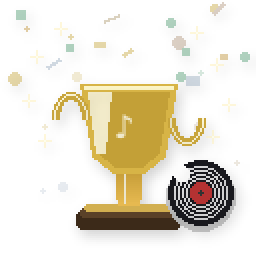
#> input picture Aurik910/resources/completion_success.png, 128 x 128 px (shown 2 times larger)
$ python -i generate_carrier_icons.py   (imports and definitions only)
#> lines starting #> are read from the running program, lines starting #| are printed output that depends on the picture
#> further down, picture is the input picture: PIL image 128x128 RGBA; mean R, G, B, A 40.3, 34.5, 18.6, 56.6
"""
Generates premium 128×128 px photorealistic carrier-medium icons for Aurik 9.
Output: Aurik910/resources/carrier_icons/<medium>.png

Design: Photorealistic 3D look with material gradients, specular highlights,
grooves, shadows — Premium-quality matching iZotope RX / WaveLab aesthetics.
"""

from __future__ import annotations

import colorsys
import math
from pathlib import Path

from PIL import Image, ImageDraw, ImageFilter, ImageFont

OUT = Path(__file__).parent.parent / "Aurik910" / "resources" / "carrier_icons"
# [1 line not run here, left out]

SIZE = 128
HALF = SIZE // 2


def _new() -> tuple[Image.Image, ImageDraw.ImageDraw]:
    img = Image.new("RGBA", (SIZE, SIZE), (0, 0, 0, 0))
    return img, ImageDraw.Draw(img)


# [4 lines left out: function _save, not called in this run]


def _rounded_rect(draw: ImageDraw.ImageDraw, bbox: list[int], fill: tuple, radius: int = 8):
    draw.rounded_rectangle(bbox, radius=radius, fill=fill)


# [10 lines left out: function _text_center, not called in this run]


def _shadow(img: Image.Image) -> Image.Image:
    canvas = Image.new("RGBA", (SIZE, SIZE), (0, 0, 0, 0))
#> canvas: PIL image 128x128 RGBA; every value is 0
    shadow = Image.new("RGBA", (SIZE, SIZE), (0, 0, 0, 0))
    shadow.paste((0, 0, 0, 50), (2, 3), mask=img.split()[3])
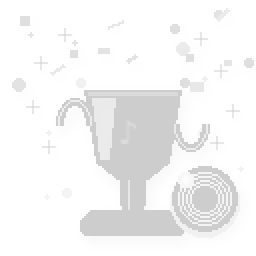
#> shadow: PIL image 128x128 RGBA (shown 2 times larger); mean R, G, B, A 0, 0, 0, 11.1; transparent parts drawn white
    shadow = shadow.filter(ImageFilter.GaussianBlur(3))
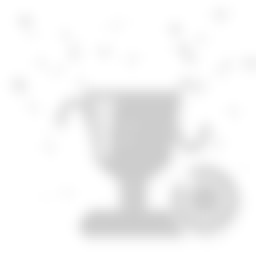
#> shadow: PIL image 128x128 RGBA (shown 2 times larger); mean R, G, B, A 0, 0, 0, 11; transparent parts drawn white
    canvas = Image.alpha_composite(canvas, shadow)
    canvas = Image.alpha_composite(canvas, img)
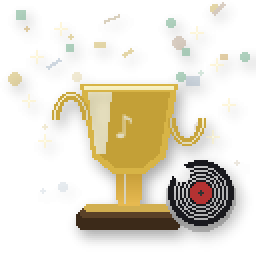
#> canvas: PIL image 128x128 RGBA (shown 2 times larger); mean R, G, B, A 39.3, 33.6, 17.9, 60.1; transparent parts drawn white
    return canvas


# [181 lines left out: functions _disc, _draw_reel, gen_vinyl, gen_shellac, gen_lacquer_disc, gen_wax_cylinder and 5 more, not called in this run]


def gen_cd() -> Image.Image:
    return _gen_cd_base(color_shift=0)


def gen_cd_digital() -> Image.Image:
    return _gen_cd_base(color_shift=120)


# [59 lines left out: functions gen_dat, gen_minidisc, _gen_digital_file, not called in this run]


def gen_mp3_high() -> Image.Image:
    return _gen_digital_file("MP3", (55, 65, 85), (70, 140, 210))


def gen_mp3_low() -> Image.Image:
    return _gen_digital_file("MP3", (65, 60, 55), (180, 130, 60))


def gen_damaged_mp3() -> Image.Image:
    return _gen_digital_file("MP3", (70, 50, 50), (180, 60, 60), damaged=True)


def gen_aac() -> Image.Image:
    return _gen_digital_file("AAC", (50, 65, 60), (60, 170, 130))


# [29 lines left out: functions gen_streaming, gen_unknown, not called in this run]


# ── Main ───────────────────────────────────────────────────────────────────

GENERATORS: dict[str, callable] = {
    "vinyl": gen_vinyl,
    "shellac": gen_shellac,
    "lacquer_disc": gen_lacquer_disc,
    "wax_cylinder": gen_wax_cylinder,
    "wire_recording": gen_wire_recording,
    "reel_tape": gen_reel_tape,
    "tape": gen_tape,
    "cassette": gen_cassette,
    "cd": gen_cd,
    "cd_digital": gen_cd_digital,
    "dat": gen_dat,
    "minidisc": gen_minidisc,
    "mp3_high": gen_mp3_high,
    "mp3_low": gen_mp3_low,
    "damaged_mp3": gen_damaged_mp3,
    "aac": gen_aac,
    "streaming": gen_streaming,
    "unknown": gen_unknown,
}

# [6 lines not run here, left out]

>>> from PIL import Image
>>> picture = Image.open('../Aurik910/resources/completion_success.png')
>>> result = _shadow(picture)
